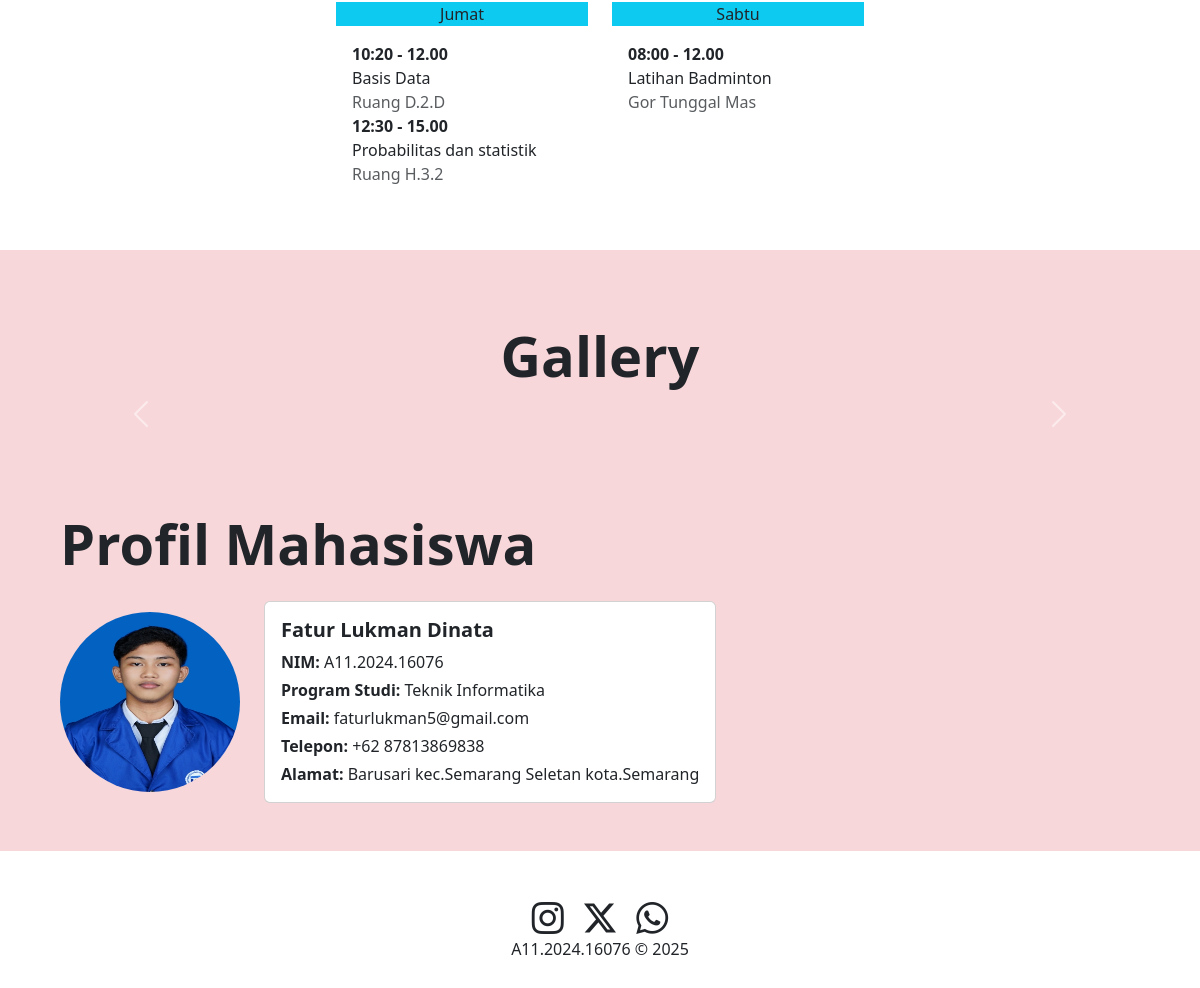
/ (lower part), run on an earlier commit of the app's database.
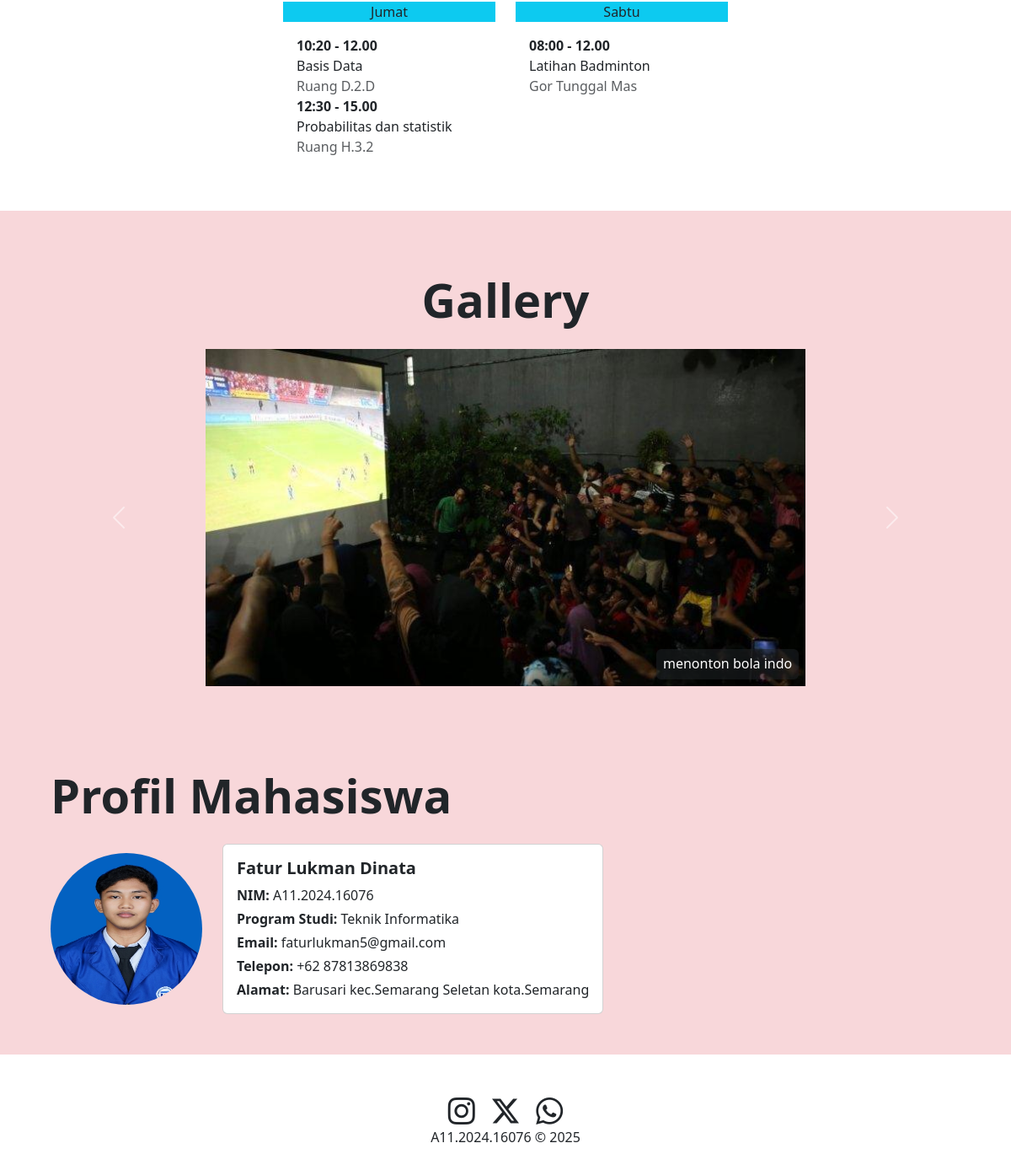
And on a later commit of the database.
### tables this page shows
CREATE TABLE `gallery` (
  `id` int(11) NOT NULL,
  `judul` text NOT NULL,
  `isi` text NOT NULL,
  `gambar` text NOT NULL,
  `tanggal` datetime NOT NULL,
  `username` varchar(50) NOT NULL
);

### index.php (the view, shortened to what this page needs)
<!doctype html>
<html lang="en">
  <head>
    <link rel="stylesheet" href="https://cdn.jsdelivr.net/npm/bootstrap-icons@1.13.1/font/bootstrap-icons.min.css">
    <link href="https://cdn.jsdelivr.net/npm/bootstrap@5.3.8/dist/css/bootstrap.min.css"
    rel="stylesheet"
    />
  </head>
  <body>
    <section id="schedule" class="change text-center p-5">
      <div class="container mt-4">
        <div class="row row-cols-1 row-cols-md-4 g-4 justify-content-center">
          <div class="col">
            <div class="schedule-card">
              <div class="schedule-header bg-info text-dark">Jumat</div>
              <div class="p-3 bg-white text-start">
                <div class="fw-bold">10:20 - 12.00</div>
                <div>Basis Data</div>
                <div class="text-muted">Ruang D.2.D</div>
                <div class="fw-bold">12:30 - 15.00</div>
                <div>Probabilitas dan statistik</div>
                <div class="text-muted">Ruang H.3.2</div>
              </div>
            </div>
          </div>
                    <div class="col">
            <div class="schedule-card">
              <div class="schedule-header bg-info text-dark">Sabtu</div>
              <div class="p-3 bg-white text-start">
                <div class="fw-bold">08:00 - 12.00</div>
                <div>Latihan Badminton</div>
                <div class="text-muted">Gor Tunggal Mas</div>
              </div>
            </div>
          </div>
        </div>
      </div>
    </section>
    <section id="gallery" class="text-center p-5 bg-danger-subtle">
    <div class="container mt-4">
        <h1 class="fw-bold display-4 pb-3">Gallery</h1>
        <div id="carouselExample" class="carousel slide" data-bs-ride="carousel">
            <div class="carousel-inner">
                <?php
                include "koneksi.php";
                $query = "SELECT * FROM gallery ORDER BY tanggal DESC";
                $result = mysqli_query($conn, $query);
                $active = "active";
                while ($row = mysqli_fetch_assoc($result)) {
                ?>
                   <div class="carousel-item <?= $active; ?> text-center">
    <div class="d-inline-block position-relative">
        <img
            src="img/<?= $row['gambar']; ?>"
            style="height: 400px; max-width: 100%; object-fit: contain;"
            alt="<?= $row['judul']; ?>"
        >
        <div
            class="position-absolute bottom-0 end-0 m-2 bg-dark bg-opacity-50 p-2 rounded"
            style="max-width: 90%;"
        >
            <h6 class="text-white mb-0"><?= $row['judul']; ?></h6>
        </div>
    </div>
</div>
                <?php
                    $active = "";
                }
                ?>
            </div>
            <button class="carousel-control-prev" type="button" data-bs-target="#carouselExample" data-bs-slide="prev">
                <span class="carousel-control-prev-icon"></span>
            </button>
            <button class="carousel-control-next" type="button" data-bs-target="#carouselExample" data-bs-slide="next">
                <span class="carousel-control-next-icon"></span>
            </button>
        </div>
    </div>
</section>
    <section id="profile" class="change p-5 bg-danger-subtle">
      <div class="container">
        <h1 class="fw-bold display-4 text-start pb-3">Profil Mahasiswa</h1>
        <div class="d-flex flex-column flex-md-row align-items-center justify-content-start">
          <img src="img/fatur.jpg" class="rounded-circle mb-3 mb-md-0 me-md-4" width="180" height="180" alt="Foto Profil">
          <div class="card change-a text-center text-md-start" style="max-width: 700px;">
            <div class="card-body">
              <h5 class="card-title fw-bold">Fatur Lukman Dinata</h5>
              <p class="card-text mb-1"><strong>NIM:</strong> A11.2024.16076</p>
              <p class="card-text mb-1"><strong>Program Studi:</strong> Teknik Informatika</p>
              <p class="card-text mb-1"><strong>Email:</strong> faturlukman5@gmail.com</p>
              <p class="card-text mb-1"><strong>Telepon:</strong> +62 87813869838</p>
              <p class="card-text"><strong>Alamat:</strong> Barusari kec.Semarang Seletan kota.Semarang</p>
            </div>
          </div>
        </div>
      </div>
    </section>
    <footer class="change-ikon text-center p-5">
      <div>
        <a href="https://www.instagram.com/udinusofficial"  class=" bi bi-instagram h2 p-2 "></a>
        <a href="https://x.com/udinusofficial" class="bi bi-twitter-x  h2 p-2"></a>
        <a href="https://wa.me/+62812685577" class=" bi bi-whatsapp  h2 p-2"></a>
      </div>
      <div class="change-ikon">
        A11.2024.16076 &copy; 2025
      </div>
    </footer>
  </body>
</html>

What changed in the data, as far as the page shows it:
added gallery: gambar (picture), judul "menonton bola indo"
